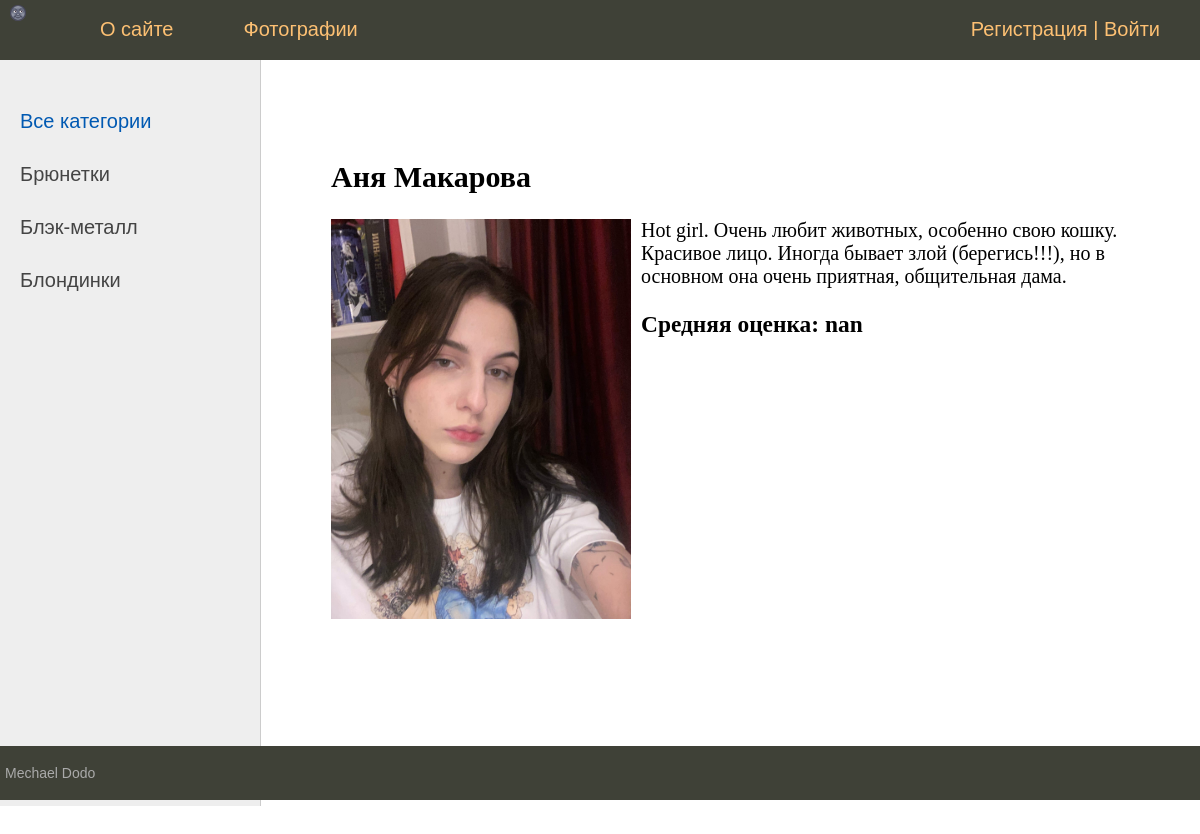
/girl/anya-makarova/, run on an earlier commit of the app's database.
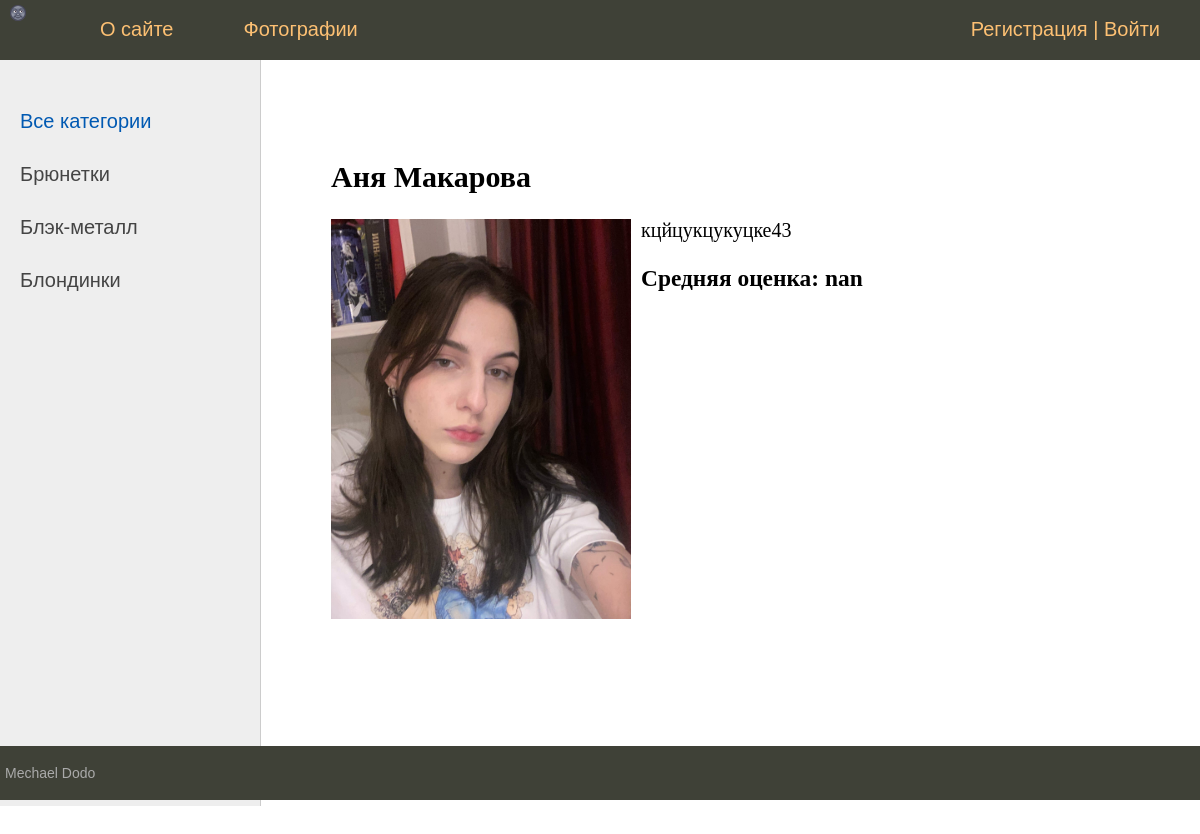
And on a later commit of the database.
### beautido_app/models.py (models this page shows, shortened)
class Girl(models.Model):
    title = models.CharField(max_length=255, verbose_name='Имя')
    slug = models.SlugField(max_length=255, unique=True, db_index=True, verbose_name='Url')
    content = models.TextField(blank=True, verbose_name='Описание')
    photo = models.ImageField(upload_to='photos/%y/%m/%d', verbose_name='Фото')
    time_create = models.DateTimeField(auto_now_add=True)
    time_update = models.DateTimeField(auto_now=True)
    is_published = models.BooleanField(default=False)
    category = models.ForeignKey('Category', on_delete=models.CASCADE, verbose_name='Категория')
    class Meta:
        ordering = ['-time_create', 'title']

### beautido_app/views.py (the view, shortened to what this page needs)
# urls.py: path('girl/<slug:girl_slug>/', ShowGirl.as_view(), name='show_girl'),
class ShowGirl( DataMixin, DetailView):
    model = Girl
    template_name = 'beautido_app/girl.html'
    context_object_name = 'girl'
    slug_url_kwarg = 'girl_slug'
    def get_context_data(self, **kwargs):
        context = super().get_context_data(**kwargs)
        scores = Score.objects.filter(girl__pk=context['girl'].pk)
        scores = [score.score_number for score in scores]
        average_score = numpy.mean(scores)
        context['score'] = average_score
        context['options'] = (1, 2, 3, 4, 5)
        context_mix = self.get_user_context(title=context['girl'].title)
        return dict(list(context.items()) + list(context_mix.items()))

### beautido_app/models.py (called while the page is built)
    def get_absolute_url(self):
        return reverse('show_the_category', args=[self.slug, ])

### beautido_app/templatetags/beautido_app_tags.py (called while the page is built)
@register.inclusion_tag('beautido_app/list_categories.html')
def show_categories(sort=None, cat_selected=0):
    if not sort:
        categories = Category.objects.annotate(Count('girls'))
    else:
        categories = Category.objects.order_by(sort)
    return {'categories': categories, 'cat_selected': cat_selected}

### beautido_app/utils.py (called while the page is built)
    def get_user_context(self, **kwargs):
        context = kwargs
        user_menu = menu.copy()
        if not self.request.user.is_authenticated:
            user_menu.pop(1)
        context['menu'] = user_menu
        if 'cat_selected' not in context:
            context['cat_selected'] = 0
        return context

### beautido_app/templates/beautido_app/girl.html (shortened to what this page needs)
{% extends 'beautido_app/base.html' %}
{% block content %}
    <h2>{{ title }}</h2>
    {% if girl.photo %}
        <img class="img-article-left" src="{{ girl.photo.url }}">
    {% endif %}
    {{ girl.content|linebreaks }}
    {% block score %}
        <h3>Средняя оценка: {{ score }}</h3>
    {% endblock score %}
{% endblock %}

What changed in the data, as far as the page shows it:
changed Girl "Аня Макарова": content "Hot girl. Очень любит животных, особенно свою кошку. Красивое лицо. Иногда бывает злой (берегись!!!), но в основном она очень приятная, общительная дама." → "кцйцукцукуцке43"
